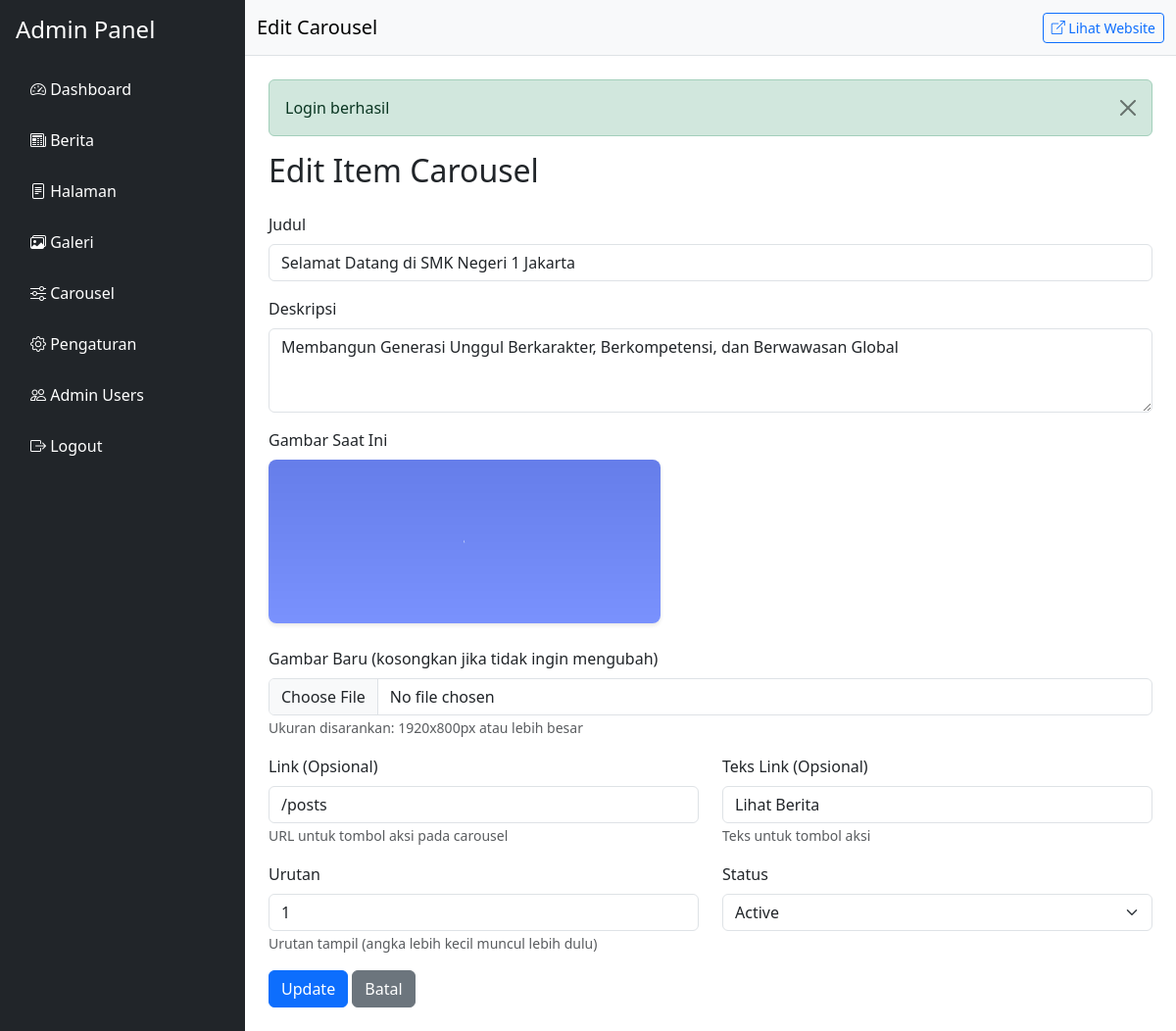
The app's page /admin/carousel/1/edit (signed in) with its own data.
### tables this page shows
CREATE TABLE IF NOT EXISTS carousel (
    id INT AUTO_INCREMENT PRIMARY KEY,
    title VARCHAR(255) NOT NULL,
    description TEXT,
    image VARCHAR(255) NOT NULL,
    link VARCHAR(255),
    link_text VARCHAR(100),
    order_position INT DEFAULT 0,
    status ENUM('active', 'inactive') DEFAULT 'active',
    created_at TIMESTAMP DEFAULT CURRENT_TIMESTAMP,
    updated_at TIMESTAMP DEFAULT CURRENT_TIMESTAMP ON UPDATE CURRENT_TIMESTAMP
);

### app/Controllers/Controller.php (called while the page is built, shortened)
<?php
class Controller {
    protected function view($view, $data = []) {
        View::render($view, $data);
    }
}

### app/Controllers/Admin/CarouselController.php (called while the page is built, shortened)
<?php
class CarouselController extends Controller {
    private $carouselModel;
    public function __construct() {
        $this->carouselModel = new Carousel();
    }
    public function edit($id) {
        $item = $this->carouselModel->findById($id);
        $this->view('admin.carousel.edit', ['item' => $item]);
    }
}

### app/Router.php (called while the page is built, shortened)
<?php
class Router {
    private $routes = [];
    private function addRoute($method, $path, $handler) {
        $this->routes[] = [
            'method' => $method,
            'path' => $path,
            'handler' => $handler
        ];
    }
    public function dispatch() {
        $method = $_SERVER['REQUEST_METHOD'] ?? 'GET';
        $requestUri = $_SERVER['REQUEST_URI'] ?? '/';
        $uri = parse_url($requestUri, PHP_URL_PATH);
        $basePath = $this->getBasePath();
        if ($basePath && $basePath !== '/') {
            $uri = str_replace($basePath, '', $uri);
        }
        $uri = $uri ?: '/';
        foreach ($this->routes as $route) {
            if ($route['method'] === $method) {
                $pattern = $this->convertToRegex($route['path']);
                if (preg_match($pattern, $uri, $matches)) {
                    array_shift($matches);
                    $handler = $route['handler'];
                    $controller = $handler['controller'];
                    $action = $handler['action'];
                    if (class_exists($controller)) {
                        $controllerInstance = new $controller();
                        if (method_exists($controllerInstance, $action)) {
                            call_user_func_array([$controllerInstance, $action], $matches);
                            return;
                        }
                    }
                }
            }
        }
    }
    private function convertToRegex($path) {
        $pattern = preg_replace('/\{(\w+)\}/', '([^/]+)', $path);
        return '#^' . $pattern . '$#';
    }
    private function getBasePath() {
        static $basePath = null;
        if (file_exists(__DIR__ . '/../config/app.php')) {
            $config = require __DIR__ . '/../config/app.php';
            if (isset($config['url'])) {
                $url = parse_url($config['url'], PHP_URL_PATH);
                if ($url && $url !== '/') {
                    $basePath = rtrim($url, '/');
                    return $basePath;
                }
            }
        }
        return $basePath;
    }
}

### index.php (called while the page is built, shortened)
<?php
require_once __DIR__ . '/app/autoload.php';
$router = require __DIR__ . '/routes/web.php';
try {
    $router->dispatch();
} catch (Exception $e) {
    while (ob_get_level() > 0) {
        ob_end_clean();
    }
    error_log("Error: " . $e->getMessage() . " in " . $e->getFile() . " on line " . $e->getLine());
    if ($isAjax) {
        http_response_code(500);
        header('Content-Type: application/json; charset=utf-8');
        echo json_encode([
            'success' => false,
            'message' => 'Internal Server Error: ' . $e->getMessage()
        ], JSON_UNESCAPED_UNICODE);
    } else {
        http_response_code(500);
        echo "<h1>500 Internal Server Error</h1>";
        echo "<p><strong>Error:</strong> " . htmlspecialchars($e->getMessage()) . "</p>";
        echo "<p><strong>File:</strong> " . htmlspecialchars($e->getFile()) . "</p>";
        echo "<p><strong>Line:</strong> " . $e->getLine() . "</p>";
    }
    exit;
}

### app/autoload.php (called while the page is built, shortened)
<?php
spl_autoload_register(function ($class) {
    $baseDir = __DIR__ . '/';
    $file = $baseDir . str_replace('\\', '/', $class) . '.php';
    $file = $baseDir . 'Controllers/' . str_replace('\\', '/', $class) . '.php';
    if (file_exists($file)) {
        return;
    }
    $file = $baseDir . 'Models/' . str_replace('\\', '/', $class) . '.php';
    if (file_exists($file)) {
        return;
    }
});
require __DIR__ . '/Database.php';
require __DIR__ . '/Router.php';
require __DIR__ . '/View.php';
require __DIR__ . '/helpers.php';

### config/database.php (called while the page is built)
<?php
return [
    'host' => 'localhost',
    'username' => 'root',
    'password' => '',
    'database' => 'smkweb',
    'charset' => 'utf8mb4'
];

### app/Database.php (called while the page is built, shortened)
<?php
class Database {
    private static $instance = null;
    private $conn;
    private function __construct() {
        $config = require __DIR__ . '/../config/database.php';
        try {
            $this->conn = new PDO(
                "mysql:host={$config['host']};dbname={$config['database']};charset={$config['charset']}",
                $config['username'],
                $config['password'],
                [
                    PDO::ATTR_ERRMODE => PDO::ERRMODE_EXCEPTION,
                    PDO::ATTR_DEFAULT_FETCH_MODE => PDO::FETCH_ASSOC,
                    PDO::ATTR_EMULATE_PREPARES => false
                ]
            );
        } catch (PDOException $e) {
            if (php_sapi_name() !== 'cli') {
                http_response_code(500);
                echo "<!DOCTYPE html><html><head><title>Database Error</title></head><body>";
                echo "<h1>Database Connection Error</h1>";
                echo "<p>Error: " . htmlspecialchars($e->getMessage()) . "</p>";
                echo "<h2>Langkah-langkah:</h2>";
                echo "<ol>";
                echo "<li>Pastikan MySQL sudah running di XAMPP</li>";
                echo "<li>Buat database 'smkweb' di phpMyAdmin</li>";
                echo "<li>Import file database.sql ke database</li>";
                echo "<li>Cek konfigurasi di config/database.php</li>";
                echo "</ol>";
                echo "<p><a href='http://localhost/phpmyadmin'>Buka phpMyAdmin</a></p>";
                echo "</body></html>";
            } else {
                die("Database connection failed: " . $e->getMessage());
            }
            exit;
        }
    }
    public static function getInstance() {
        if (self::$instance === null) {
            self::$instance = new self();
        }
        return self::$instance;
    }
    public function query($sql, $params = []) {
        $stmt = $this->conn->prepare($sql);
        $stmt->execute($params);
        return $stmt;
    }
    public function fetchOne($sql, $params = []) {
        return $this->query($sql, $params)->fetch();
    }
}

### app/Models/Carousel.php (called while the page is built, shortened)
<?php
class Carousel {
    private $db;
    public function __construct() {
        $this->db = Database::getInstance();
    }
    public function findById($id) {
        return $this->db->fetchOne("SELECT * FROM carousel WHERE id = :id", ['id' => $id]);
    }
}

### config/app.php (called while the page is built)
<?php
return [
    'name' => 'SMK Web',
    'url' => 'http://localhost/smkweb',
    'timezone' => 'Asia/Jakarta',
    'debug' => true,
];

### app/helpers.php (called while the page is built, shortened)
<?php
function e($string) {
    return htmlspecialchars($string, ENT_QUOTES, 'UTF-8');
}

### views/admin/carousel/edit.php (the view, shortened to what this page needs)
<h2 class="mb-4">Edit Item Carousel</h2>
<form method="POST" action="<?= View::url('/admin/carousel/' . $item['id']) ?>" enctype="multipart/form-data">
    <div class="mb-3">
        <label class="form-label">Judul</label>
        <input type="text" name="title" class="form-control" required value="<?= e($item['title']) ?>">
    </div>
    <div class="mb-3">
        <label class="form-label">Deskripsi</label>
        <textarea name="description" class="form-control" rows="3"><?= e($item['description']) ?></textarea>
    </div>
    <?php if ($item['image']): ?>
        <div class="mb-3">
            <label class="form-label">Gambar Saat Ini</label><br>
            <img src="<?= View::asset('images/carousel/' . $item['image']) ?>"
                 style="max-width: 400px; height: auto; border-radius: 8px; box-shadow: 0 2px 4px rgba(0,0,0,0.1);"
                 class="mb-2">
        </div>
    <?php endif; ?>
    <div class="mb-3">
        <label class="form-label">Gambar Baru (kosongkan jika tidak ingin mengubah)</label>
        <input type="file" name="image" class="form-control" accept="image/*">
        <small class="text-muted">Ukuran disarankan: 1920x800px atau lebih besar</small>
    </div>
    <div class="row">
        <div class="col-md-6">
            <div class="mb-3">
                <label class="form-label">Link (Opsional)</label>
                <input type="text" name="link" class="form-control" placeholder="/posts atau /page/kontak" value="<?= e($item['link']) ?>">
                <small class="text-muted">URL untuk tombol aksi pada carousel</small>
            </div>
        </div>
        <div class="col-md-6">
            <div class="mb-3">
                <label class="form-label">Teks Link (Opsional)</label>
                <input type="text" name="link_text" class="form-control" placeholder="Lihat Berita" value="<?= e($item['link_text']) ?>">
                <small class="text-muted">Teks untuk tombol aksi</small>
            </div>
        </div>
    </div>
    <div class="row">
        <div class="col-md-6">
            <div class="mb-3">
                <label class="form-label">Urutan</label>
                <input type="number" name="order_position" class="form-control" value="<?= e($item['order_position']) ?>" min="0">
                <small class="text-muted">Urutan tampil (angka lebih kecil muncul lebih dulu)</small>
            </div>
        </div>
        <div class="col-md-6">
            <div class="mb-3">
                <label class="form-label">Status</label>
                <select name="status" class="form-select">
                    <option value="active" <?= $item['status'] === 'active' ? 'selected' : '' ?>>Active</option>
                </select>
            </div>
        </div>
    </div>
    <button type="submit" class="btn btn-primary">Update</button>
    <a href="<?= View::url('/admin/carousel') ?>" class="btn btn-secondary">Batal</a>
</form>

### records on screen
carousel: title "Selamat Datang di SMK Negeri 1 Jakarta", description "Membangun Generasi Unggul Berkarakter, Berkompetensi, dan Berwawasan Global", image (picture), link "/posts", link_text "Lihat Berita", order_position "1", status "Active"

### other values on screen
$pageTitle "Edit Carousel"
$flash "Login berhasil"
